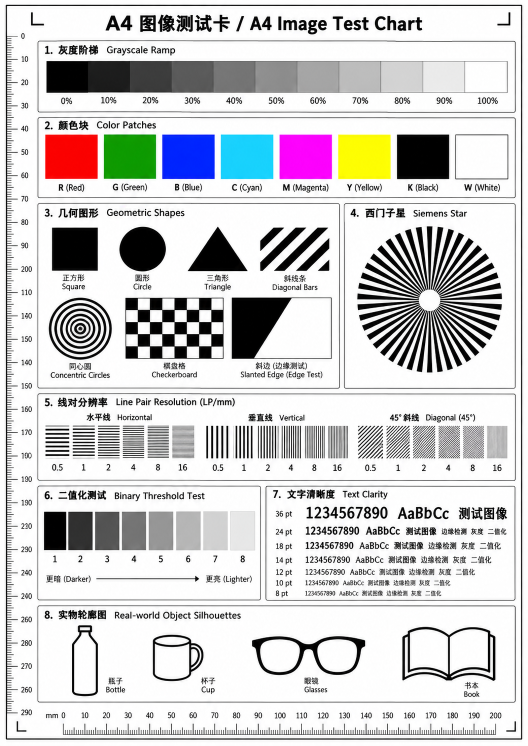
#> input picture docs/edge_style_fill_v2_evidence/digital_test_chart.png, 1055 x 1491 px (shown at 1/2 size)
$ python research_style_fill_v2.py
#> lines starting #> are read from the running program, lines starting #| are printed output that depends on the picture; after the words box and inside, x2 and y2 are one past the last pixel; in counts of white or black regions, pixels touching at a corner belong together
### tests/style_fill_model.py
"""Independent image-domain model: bounded 2x2 color-region cartoon style.

This is local region stylization, NOT closed-contour/flood/connected-component
filling. Output is anchored at the bottom-right input pixel, with safe pointwise
palette fallback at top/left borders. No history or contour parity is used.
"""
import numpy as np


def style(rgb, details=False):
    rgb = np.asarray(rgb, dtype=np.uint8)
    v = rgb.astype(np.uint16)
    result = ((v >> 6) * 85).astype(np.uint8)
    flat = np.zeros(rgb.shape[:2], bool)
    outline = flat.copy()
    if min(rgb.shape[:2]) > 1:
        window = np.stack((v[:-1, :-1], v[:-1, 1:], v[1:, :-1], v[1:, 1:]))
        bins = window >> 4
        span = bins.max(axis=0) - bins.min(axis=0)
        flat[1:, 1:] = (span <= 2).all(axis=2)
        outline[1:, 1:] = (span >= 4).any(axis=2)
        # Round the four-pixel average, then quantize to a 64-color palette.
        palette_mean = (((window.sum(axis=0) + 2) >> 2) >> 6) * 85
        result[flat] = palette_mean[flat[1:, 1:]].astype(np.uint8)
        result[outline] = 0
    return (result, flat, outline) if details else result


# [74 lines left out: functions scenes, research, not called in this run]

### tests/style_fill_v2_model.py
"""Independent spatial reference for STYLE V2; no state or RTL dependencies.

Shared lightness bands preserve chroma; low-chroma inputs become neutral.
Only very flat 2x2 windows are averaged. Coherent luma gradients ink their
dark side, preserving bright thin strokes and avoiding 2x2 black dilation.
"""
import numpy as np


def palette(rgb):
    p = np.asarray(rgb, dtype=np.int32)
    low, high = p.min(axis=-1), p.max(axis=-1)
    light = (low + high + 1) // 2
    q = np.where(light >= 240, 255, ((light + 16) // 32) * 32)
    delta = q - light
    color = np.clip(p + delta[..., None], 0, 255)
    return np.where((high-low <= 12)[..., None], q[..., None], color).astype(np.uint8)


def style(rgb, details=False, ink='coherent'):
    p = np.asarray(rgb, dtype=np.int32)
    h, w = p.shape[:2]
    base = p.copy()
    flat = np.zeros((h,w), bool)
    edge = flat.copy()
    if h > 1 and w > 1:
        # Window order is UL, U, L, C; current C is output coordinate.
        a,b,c,d = p[:-1,:-1],p[:-1,1:],p[1:,:-1],p[1:,1:]
        win = np.stack((a,b,c,d))
        bins = win >> 4
        flat[1:,1:] = (bins.max(0) == bins.min(0)).all(2)
        mean = (win.sum(0) + 2) // 4
        base[flat] = mean[flat[1:,1:]]
        ys = (win[...,0]//4 + win[...,1]//2 + win[...,2]//4)
        ya,yb,yc,yd = ys
        dx = abs((yb+yd)-(ya+yc))
        dy = abs((yc+yd)-(ya+yb))
        dark = 4*yd <= ys.sum(0)
        edge[1:,1:] = ((dx >= 96) | (dy >= 96)) & dark
        if ink == 'v1':
            edge[1:,1:] = (bins.max(0)-bins.min(0) >= 4).any(2)
    result = palette(base)
    result[edge] = 0
    return (result,flat,edge) if details else result

### scripts/research_style_fill_v2.py
"""Reproduce V1 failure mechanisms and compare bounded low-cost candidates.

The supplied phone photo is qualitative evidence only. The supplied PNG is a
digital test target, NOT acquired camera RGB; injected disturbances are models.
"""
from pathlib import Path
import sys,json,hashlib
import numpy as np
from PIL import Image,ImageDraw,ImageFont
ROOT=Path(__file__).resolve().parents[1]
sys.path.insert(0,str(ROOT/'tests'))
from style_fill_model import style as v1
from style_fill_v2_model import style as v2
OUT=ROOT/'docs/edge_style_fill_v2_evidence'
CHART=OUT/'digital_test_chart.png'


def scenes(w=256,h=192):
#> called with w = 256, h = 192
    y,x=np.indices((h,w));rng=np.random.default_rng(20261019)
    cases={}
    for name,value in [('white',246),('gray_threshold',192),('black',0),('gray',128)]:
        p=np.full((h,w,3),value,dtype=np.int32)
        noise=rng.integers(-3,4,p.shape);noise[...,1]+=2
        cases[name]=np.clip(p+noise,0,255).astype(np.uint8)
    p=np.zeros((h,w,3),np.uint8)
    colors=[(255,0,0),(0,128,0),(0,0,255),(0,255,255),(255,0,255),(255,255,0),(0,0,0),(255,255,255)]
    for i,c in enumerate(colors):p[:,i*w//8:(i+1)*w//8]=c
    cases['color_patches']=p
    p=np.repeat(np.uint8(x*255//max(1,w-1))[...,None],3,axis=2)
    cases['gray_ramp']=p
    angle=np.arctan2(y-h//2,x-w//2)
    radius=np.hypot(y-h//2,x-w//2)
    mask=(np.cos(angle*36)>=0)&(radius<h*.46)&(radius>h*.03)
    star=np.where(mask,0,255).astype(np.uint8)
    cases['siemens_star']=np.repeat(star[...,None],3,axis=2)
    mask=((y%13)==3) | ((x%17)==4) | (((x-y)%29)==0)
    cases['thin_dark']=np.repeat(np.where(mask,0,255).astype(np.uint8)[...,None],3,axis=2)
    cases['thin_bright']=255-cases['thin_dark']
    im=Image.new('RGB',(w,h),'white');draw=ImageDraw.Draw(im)
#> after `im = Image.new('RGB', (w, h), 'white')`: im: PIL image 256x192 RGB; every value is 255
    ypos=0
    for size in (6,8,10,12,16,24):
        font=ImageFont.truetype('C:/Windows/Fonts/arial.ttf',size)
        draw.text((1,ypos),'AaBb 0123456789 EDGE',font=font,fill='black');ypos+=size+3
#> after the loop, ypos = 94
    cases['text']=np.array(im)
    p=np.empty((h,w,3),np.uint8)
    p[...,0]=(x*13+y*3)%256;p[...,1]=(x*2+y*17)%256;p[...,2]=(x*7+y*11)%256
    cases['color_texture']=p
    p=np.full((h,w,3),210,np.uint8)
    p[h//4:3*h//4,w//4:3*w//4]=(55,100,165)
    cases['geometry']=p
    # High chromatic variation with nearly constant shift-add luma.
    n=rng.integers(-32,33,(h,w))
    cases['chroma_texture']=np.stack((160+n,np.full_like(n,160),160-n),axis=-1).astype(np.uint8)
    return cases


def rgb8(p):
    _,_,ink = v1_details(p)
    q=(p.astype(np.uint16)>>5)*255//7
    q[ink]=0
    return q.astype(np.uint8)


def v1_details(p):
    return v1(p,True)


def metrics(inp,out,ink=None):
    p=inp.astype(np.int32);q=out.astype(np.int32)
    chroma=lambda a:np.stack((a[...,0]-a[...,1],a[...,2]-a[...,1]),-1)
    near=(p.max(-1)-p.min(-1))<=12
    return dict(rgb_mae=float(abs(q-p).mean()),
        chroma_error_mae=float(abs(chroma(q)-chroma(p)).mean()),
        neutral_colored_fraction=float(((q.max(-1)-q.min(-1)>12)&near).sum()/max(1,near.sum())),
        black_fraction=float((q==0).all(-1).mean()),
        new_ink_pixels=int(ink.sum()) if ink is not None else None)


def main():
    OUT.mkdir(parents=True,exist_ok=True)
    report={};cases=scenes()
#> after `cases = scenes()`: cases = 13 items
    methods={'V1':lambda p:v1(p),'RGB8_old_ink':rgb8,
        'joint_old_ink':lambda p:v2(p,ink='v1'),'V2':lambda p:v2(p)}
    sheet=Image.new('RGB',(256*5,(192+22)*len(cases)),(30,30,30));draw=ImageDraw.Draw(sheet)
#> after `sheet = Image.new('RGB', (256 * 5, (192 + 22) * len(cases)), (30, 30, `: sheet: PIL image 1280x2782 RGB; every value is 30
    for i,(name,p) in enumerate(cases.items()):
        sheet.paste(Image.fromarray(p),(0,i*214+22));draw.text((0,i*214),name+' INPUT',fill='white')
        report[name]={}
        for j,(method,fn) in enumerate(methods.items(),1):
            q=fn(p)
            report[name][method]=metrics(p,q)
            if name in ('siemens_star','thin_dark','thin_bright'):
                report[name][method]['binary_mismatch_fraction']=float(((q[...,0]>=128)!=(p[...,0]>=128)).mean())
            draw.text((j*256,i*214),method,fill='white');sheet.paste(Image.fromarray(q),(j*256,i*214+22))
#> this loop made 13 passes
#> name on passes 1 to 12: 'white', 'gray_threshold', 'black', 'gray', 'color_patches', 'gray_ramp', 'siemens_star', 'thin_dark', 'thin_bright', 'text', 'color_texture', 'geometry'
#> pass 1, in style, `rgb = np.asarray(rgb, dtype=np.uint8)`:
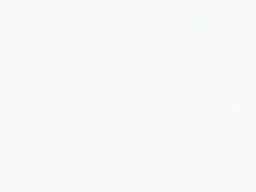
#> rgb: shape (192, 256, 3); mean of channels 0, 1, 2 246, 248, 246; drawn as R, G, B
#> after the loop:
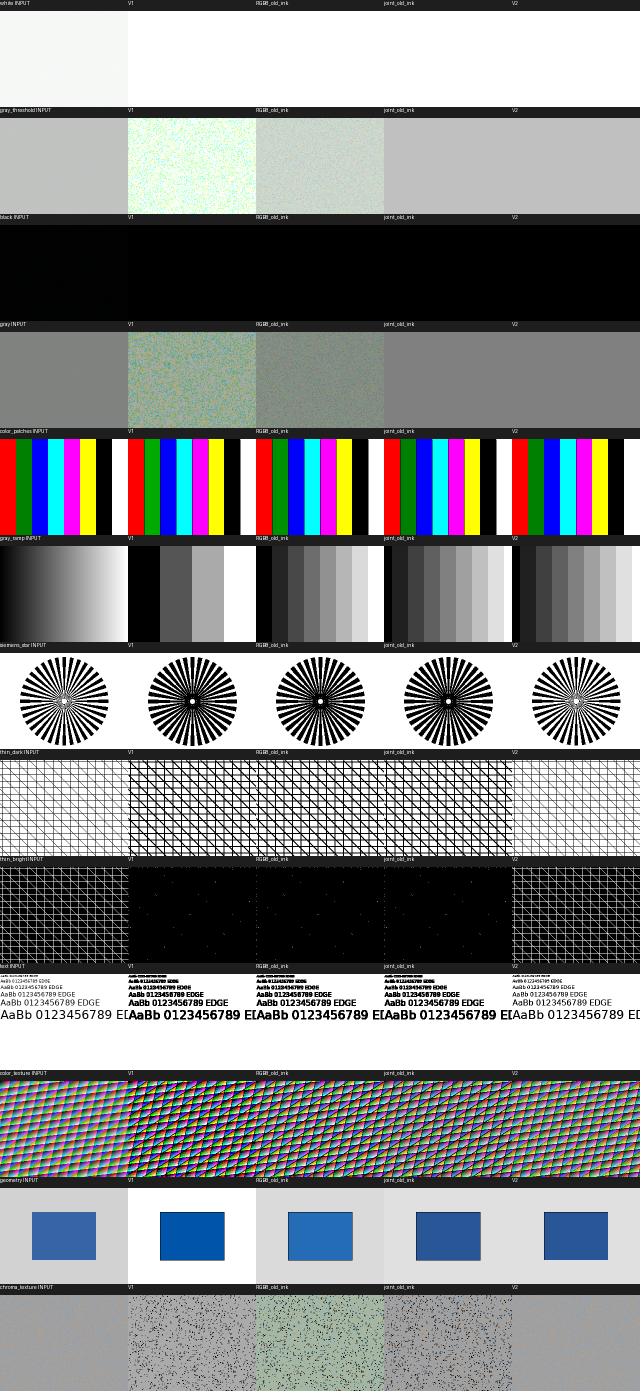
#> sheet: PIL image 1280x2782 RGB (shown at 1/2 size); mean R, G, B 134.7, 136, 136.8
#> after the loop, report = 13 items
    sheet.save(OUT/'comparison.png')
    # Counterexample is constant RGB: no optical, AWB, noise, lane or cache
    # issue is necessary to produce the severe old green/cyan quantization.
    report['counterexamples']={}
    for value in ((191,192,191),(191,192,192),(200,200,200),(255,0,0),(0,128,0),(0,0,255)):
        p=np.tile(np.uint8(value),(4,8,1))
        report['counterexamples'][str(value)]={name:fn(p)[-1,-1].tolist() for name,fn in methods.items()}
#> after the loop, report = 14 items
    # Quantify highlights that V1 collapses despite differing digital inputs.
    p=np.repeat(np.arange(192,256,dtype=np.uint8)[None,:,None],3,axis=2)
    report['highlight_levels']={name:np.unique(fn(p)).tolist() for name,fn in methods.items()}
    # Guarantee binary detail: arbitrary hard 0/255 input survives V2 exactly.
    rng=np.random.default_rng(518)
    binary=np.repeat((rng.integers(0,2,(97,128),dtype=np.uint8)*255)[...,None],3,axis=2)
    assert np.array_equal(v2(binary),binary)
    report['binary_identity_random_pixels']=int(binary.shape[0]*binary.shape[1])
    base=cases['geometry'];moves=[np.roll(base,k,axis=1) for k in (0,1,2,24)]
#> after `base = cases['geometry']`:
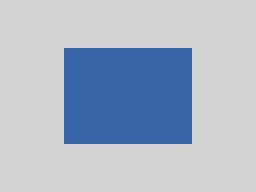
#> base: shape (192, 256, 3); mean of channels 0, 1, 2 171.2, 182.5, 198.8; drawn as R, G, B
#> after `moves = [np.roll(base, k, axis=1) for k in (0, 1, 2, 24)]`: moves = 4 items
    background=np.full_like(base,210)
    outputs=[v2(p) for p in moves+[background]]
#> outputs = 5 items
    assert np.array_equal(outputs[-1],v2(background))
    _,_,ink=v2(base,True);assert ink.any(),'must retain actual outline operation'
#> after `_, _, ink = v2(base, True)`:
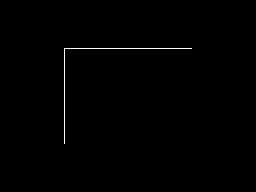
#> ink: shape (192, 256) bool; 0.45% white in thin lines or dots, all inside (x1, y1, x2, y2) = (64, 48, 192, 144)
    report['motion']=dict(history_frames=0,residual_pixels=0,geometry_ink_pixels=int(ink.sum()))
    if CHART.exists():
        src=Image.open(CHART).convert('RGB');src.thumbnail((512,720))
#> in main, src is the input picture: PIL image 1055x1491 RGB; mean R, G, B 207.2, 206.4, 207.1
        canvas=Image.new('RGB',(512,720),'white');canvas.paste(src,((512-src.width)//2,0))
#> after `canvas = Image.new('RGB', (512, 720), 'white')`: canvas: PIL image 512x720 RGB; every value is 255
        p=np.array(canvas);rng=np.random.default_rng(132)
        # Explicit camera-like stress, NOT a fitted model of the phone photo:
        # white background around the old 192 threshold, small channel cast,
        # local noise. Original digital card is also evaluated without stress.
        stressed=np.clip(p.astype(np.float64)*.76+np.array([0,2,-1])+rng.normal(0,2,p.shape),0,255).astype(np.uint8)
        for name,pix in [('digital_chart',p),('modeled_cast_noise',stressed)]:
            grid=Image.new('RGB',(512*3,720+24),'#202020');d=ImageDraw.Draw(grid)
            for j,(title,q) in enumerate([('INPUT',pix),('V1',v1(pix)),('V2',v2(pix))]):
                grid.paste(Image.fromarray(q),(j*512,24));d.text((j*512,4),title,fill='white')
            grid.save(OUT/(name+'.png'))
#> this loop made 2 passes
#> name on passes 1 to 2: 'digital_chart', 'modeled_cast_noise'
#> pass 1, in style (call 41), `span = bins.max(axis=0) - bins.min(axis=0)`:
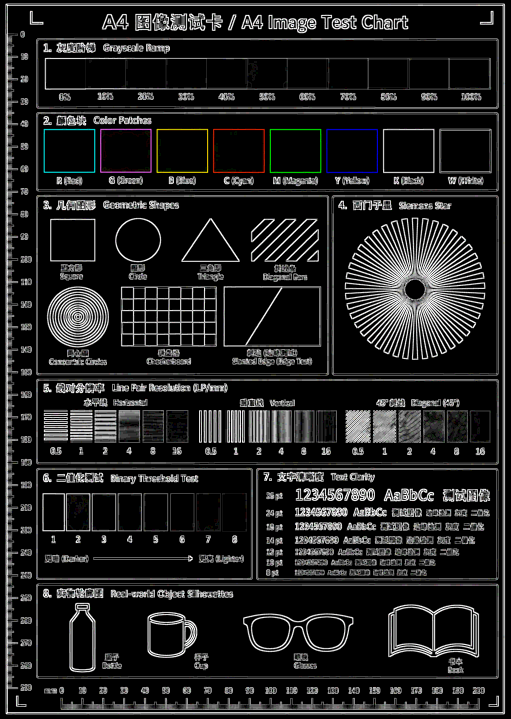
#> span: shape (719, 511, 3) uint16; mean of channels 0, 1, 2 1.95, 1.95, 1.94; drawn with min black and max white
#> after the loop:
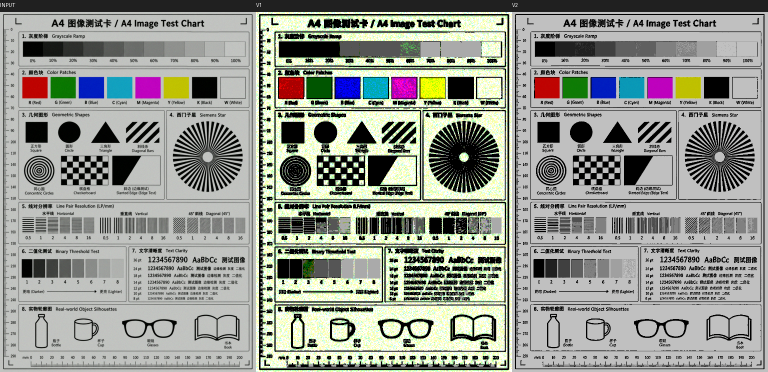
#> grid: PIL image 1536x744 RGB (shown at 1/2 size); mean R, G, B 149.6, 153, 145
#> after the loop:
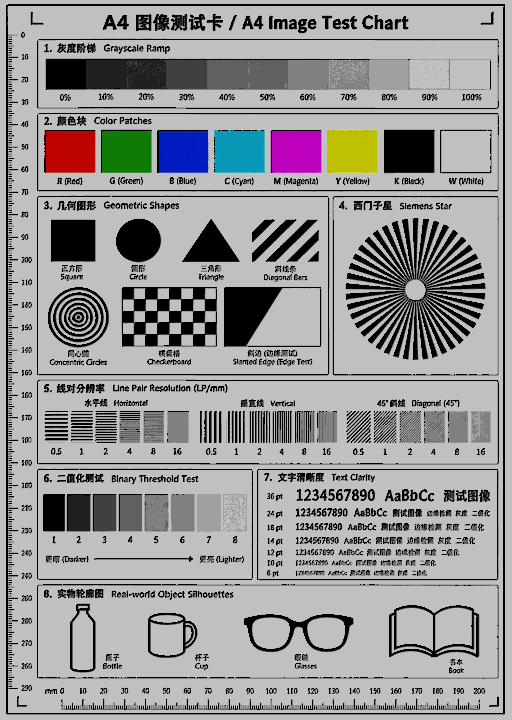
#> q: shape (720, 512, 3); mean R, G, B 150.4, 149.9, 150.2
        report['supplied_chart']=dict(sha256=hashlib.sha256(CHART.read_bytes()).hexdigest(),
            input_kind='user digital artwork, not camera ORIGIN RGB',stress_model='0.76*RGB+[0,2,-1]+N(0,2), seed132')
    report['evidence_limit']='Synthetic/digital-source model improvements; real camera contribution and V2 board appearance unverified. Phone photograph not treated as raw RGB.'
    (OUT/'model_results.json').write_text(json.dumps(report,indent=2)+'\n')
    for name in ('white','gray_threshold','gray_ramp','siemens_star','thin_bright','chroma_texture'):
        print(name,json.dumps(report[name]))
#> this loop made 6 passes
#> (printed output is left out)
    print('PASS binary identity, color-channel reference, coherent outline and no-history motion checks')
if __name__=='__main__':main()

$ run again, with docs/edge_style_fill_v2_evidence/digital_chart.png copied over docs/edge_style_fill_v2_evidence/digital_test_chart.png
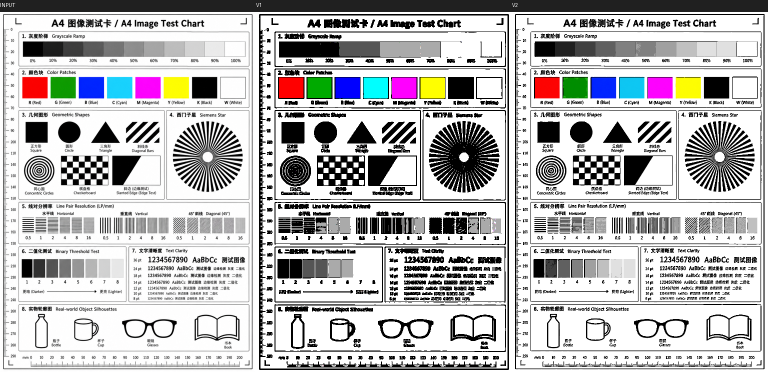
#> input picture docs/edge_style_fill_v2_evidence/digital_chart.png, 1536 x 744 px (shown at 1/2 size)
#> im: PIL image 256x192 RGB; every value is 255
#> after the loop in scenes, `for size in (6,8,10,12,16,24):`: ypos = 94
#> cases = 13 items
#> the loop in main, `for i,(name,p) in enumerate(cases.items()):` made 13 passes
#> name on passes 1 to 8: 'white', 'gray_threshold', 'black', 'gray', 'color_patches', 'gray_ramp', 'siemens_star', 'thin_dark'
#> after the loop in main, `for value in ((191,192,191),(191,192,192),(200,200,200),(255,0,0),(0,1..`: report = 14 items
#> moves = 4 items
#> outputs = 5 items
#> ink: shape (192, 256) bool; 0.45% white in thin lines or dots, all inside (x1, y1, x2, y2) = (64, 48, 192, 144)
#> in main, src is the input picture: PIL image 1536x744 RGB; mean R, G, B 186.8, 186.1, 186.8
#> src: PIL image 512x248 RGB
#> canvas: PIL image 512x720 RGB; every value is 255
#> the loop in main, `for name,pix in [('digital_chart',p),('modeled_cast_noise',stressed)]:` made 2 passes
#> name on passes 1 to 2: 'digital_chart', 'modeled_cast_noise'
#> pass 1, in style (call 41), `span = bins.max(axis=0) - bins.min(axis=0)`:
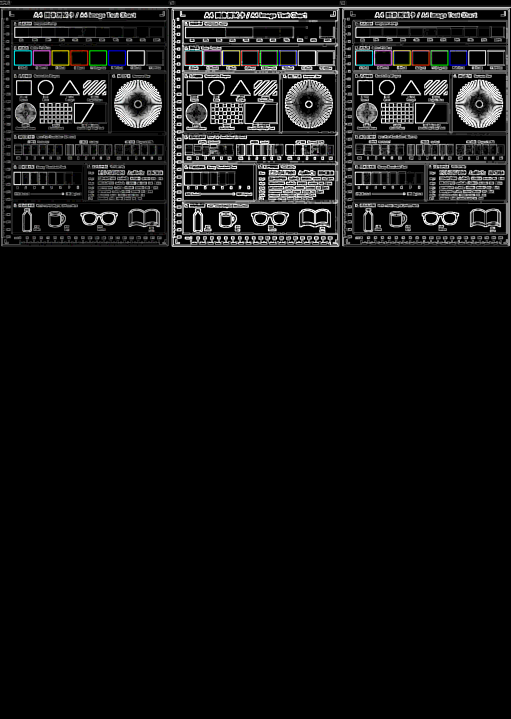
#> span: shape (719, 511, 3) uint16; mean of channels 0, 1, 2 1.11, 1.11, 1.11; drawn with min black and max white
#> after the loop in main, `for name,pix in [('digital_chart',p),('modeled_cast_noise',stressed)]:`:
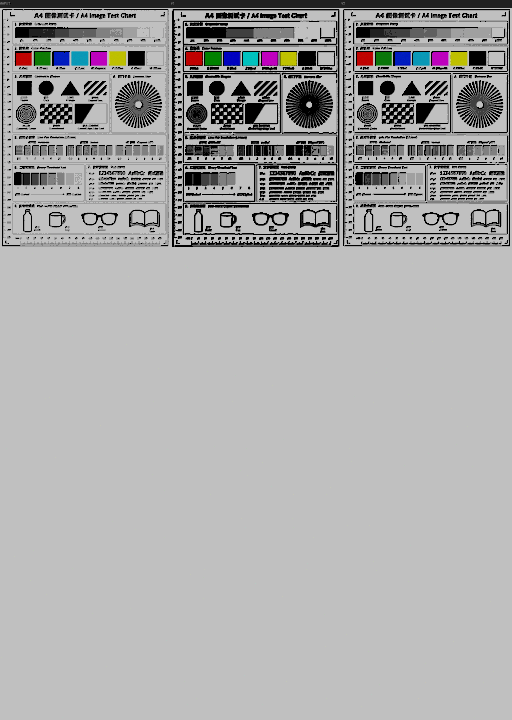
#> q: shape (720, 512, 3); mean R, G, B 170.8, 170.7, 170.8
#> the loop in main, `for name in ('white','gray_threshold','gray_ramp','siemens_star','thin..` made 6 passes
#> (printed output is left out)

$ run again, with docs/edge_style_fill_v2_evidence/modeled_cast_noise.png copied over docs/edge_style_fill_v2_evidence/digital_test_chart.png
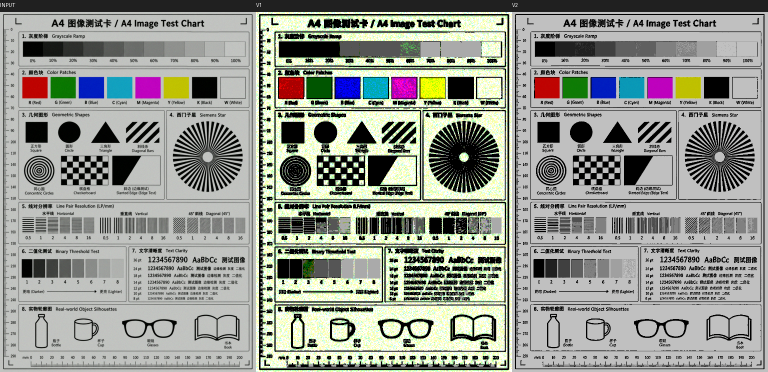
#> input picture docs/edge_style_fill_v2_evidence/modeled_cast_noise.png, 1536 x 744 px (shown at 1/2 size)
#> im: PIL image 256x192 RGB; every value is 255
#> after the loop in scenes, `for size in (6,8,10,12,16,24):`: ypos = 94
#> cases = 13 items
#> the loop in main, `for i,(name,p) in enumerate(cases.items()):` made 13 passes
#> name on passes 1 to 8: 'white', 'gray_threshold', 'black', 'gray', 'color_patches', 'gray_ramp', 'siemens_star', 'thin_dark'
#> after the loop in main, `for value in ((191,192,191),(191,192,192),(200,200,200),(255,0,0),(0,1..`: report = 14 items
#> moves = 4 items
#> outputs = 5 items
#> ink: shape (192, 256) bool; 0.45% white in thin lines or dots, all inside (x1, y1, x2, y2) = (64, 48, 192, 144)
#> in main, src is the input picture: PIL image 1536x744 RGB; mean R, G, B 149.6, 153, 145
#> src: PIL image 512x248 RGB
#> canvas: PIL image 512x720 RGB; every value is 255
#> the loop in main, `for name,pix in [('digital_chart',p),('modeled_cast_noise',stressed)]:` made 2 passes
#> name on passes 1 to 2: 'digital_chart', 'modeled_cast_noise'
#> pass 1, in style (call 41), `span = bins.max(axis=0) - bins.min(axis=0)`:
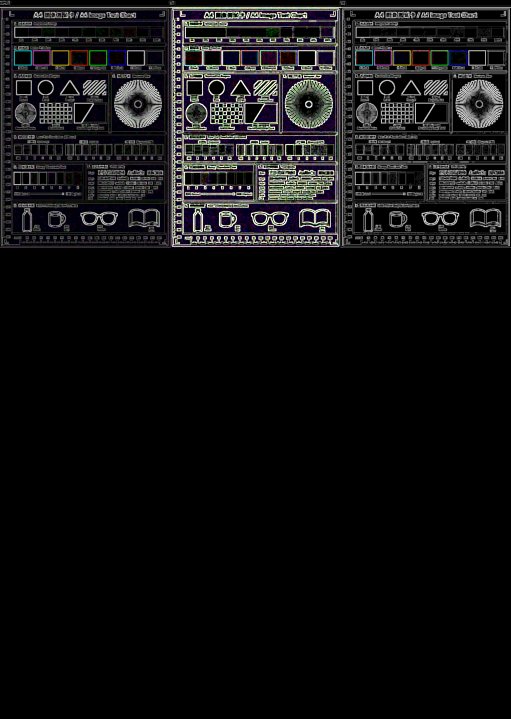
#> span: shape (719, 511, 3) uint16; mean of channels 0, 1, 2 1.02, 0.995, 1.04; drawn with min black and max white
#> after the loop in main, `for name,pix in [('digital_chart',p),('modeled_cast_noise',stressed)]:`:
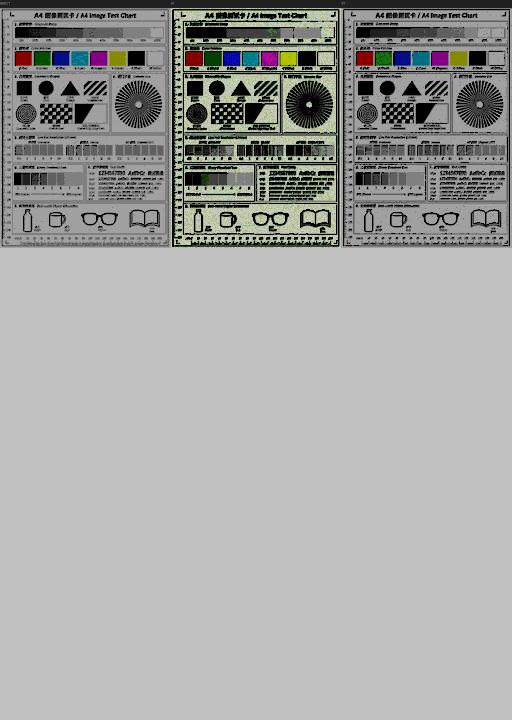
#> q: shape (720, 512, 3); mean R, G, B 164, 164.7, 163
#> the loop in main, `for name in ('white','gray_threshold','gray_ramp','siemens_star','thin..` made 6 passes
#> (printed output is left out)
